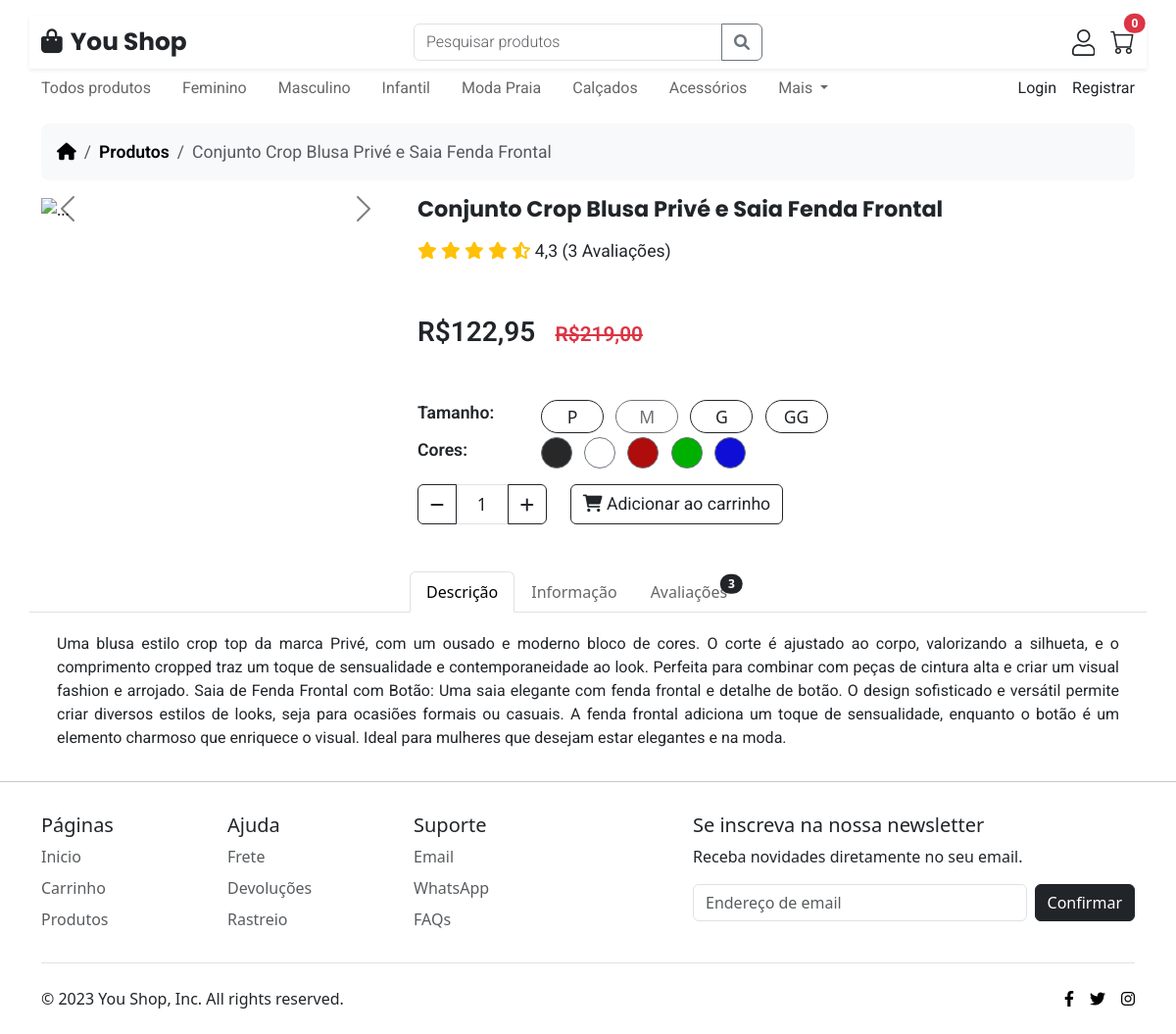
The app's page /detail?id=2 with its own data.
### models/category.py (models this page shows)
class Category(BaseModel):
    __tablename__ = 'category'
    name = db.Column(db.String(200), nullable=False)
    image = db.Column(db.String(500), nullable=False)
    products = db.relationship('Product', backref='category')

### models/product.py (models this page shows, shortened)
class Product(BaseModel):
    __tablename__ = 'product'
    category_id = db.Column(db.Integer, db.ForeignKey('category.id'), nullable=False)
    name = db.Column(db.String(200), nullable=False)
    price_current = db.Column(db.Float, nullable=False)
    price_old = db.Column(db.Float, nullable=False, default=0)
    on_sale = db.Column(db.Boolean, nullable=False, default=False)
    image = db.Column(db.String(200), nullable=False)
    description = db.Column(db.String(500), nullable=True)
    color = db.Column(db.String(50), nullable=True)
    additional_info = db.Column(db.JSON, nullable=True)
    additional_images = db.Column(db.JSON, nullable=True)
    reviews = db.relationship('Review', backref='product')
    @property
    def rating(self) -> Rating:
        return Rating.calculate_rating_from_reviews(self.reviews)
    @property
    def price(self) -> Price:
        return Price(self.price_current, self.price_old)

### models/review.py (models this page shows, shortened)
class Review(BaseModel):
    __tablename__ = 'review'
    author_id = db.Column(db.Integer, db.ForeignKey('user.id'), nullable=False)
    product_id = db.Column(db.Integer, db.ForeignKey('product.id'), nullable=False)
    content = db.Column(db.String(500), nullable=False)
    review_rating = db.Column(db.Float, nullable=False)
    date = db.Column(db.DateTime, nullable=False, default=datetime.utcnow)
    @property
    def author_name(self) -> str:
        return User.get_user_name_by_id(self.author_id)
    @property
    def rating(self) -> Rating:
        return Rating(self.review_rating)

### view.py (the view)
@view_blueprint.route('/detail')
def detail():
    product_id = int(request.args.get('id'))
    product = Product.get_by_id(product_id)
    if not product:
        return redirect(url_for('view.home'))
    categories = Category.get_all()
    return render_template(
        'detail.html',
        categories=categories,
        cartLength=cartLengthExample,
        product=product
    )

### templates/detail.html (shortened to what this page needs)
{% extends 'main-template.html' %}
{% block content %}
<section id="detail">
  <div class="container-lg mt-3">
    <nav aria-label="breadcrumb">
      <ol class="breadcrumb breadcrumb-chevron p-3 bg-body-tertiary rounded-3 fcs-15 roboto">
        <li class="breadcrumb-item">
          <a class="link-body-emphasis" href="{{ url_for('view.home') }}">
            <i class="fa-solid fa-house"></i>
          </a>
        </li>
        <li class="breadcrumb-item">
          <a class="link-body-emphasis fw-semibold text-decoration-none" href="{{ url_for('view.products') }}">Produtos</a>
        </li>
        <li class="breadcrumb-item active text-truncate" aria-current="page" style="max-width: 55vw;">
          {{ product.name }}
        </li>
      </ol>
    </nav>
    <div class="row">
      <div class="col-12 col-md-4 mb-3 mb-md-0">
        <div id="productCarousel" class="carousel slide" data-bs-ride="carousel">
          <div class="carousel-inner">
            <div class="carousel-item active">
            </div>
          </div>
          <button class="carousel-control-prev" type="button" data-bs-target="#productCarousel" data-bs-slide="prev">
            <span class="carousel-control-prev-icon" aria-hidden="true"></span>
          </button>
          <button class="carousel-control-next" type="button" data-bs-target="#productCarousel" data-bs-slide="next">
            <span class="carousel-control-next-icon" aria-hidden="true"></span>
          </button>
        </div>
      </div>
      <div class="col-12 col-md-8 ps-3">
        <h2 class="fcs-13 poppins fw-bold" id="productName">{{ product.name }}</h2>
        <div id="rating" class="mt-3">
          {% for i in range(5) %}
            {% if i < product.rating.integer %}
              <i class="fas fa-star fcs-15 text-warning"></i>
            {% elif i == product.rating.integer and product.rating.decimal >= 3 %}
              <i class="fa-solid fa-star-half-stroke fcs-15 text-warning"></i>
            {% else %}
              <i class="fa-regular fa-star fcs-15 text-warning"></i>
            {% endif %}
          {% endfor %}
          <span class="fcs-15 roboto ">{{ product.rating }} ({{ product.reviews|length }} Avaliações)</span>
        </div>
        <div id="price" class="my-5">
          <span class="fcs-12 roboto fw-semibold">R${{ product.price.label_price(product.price.new) }}</span>
          {% if product.price.old %}
            <del class="fcs-14 roboto fw-semibold text-danger ms-3">R${{ product.price.label_price(product.price.old) }}</del>
          {% endif %}
        </div>
        <div id="sizesOptions" class="row">
          <div class="col-12 col-md-2">
            <span class="fcs-15 roboto fw-semibold me-4 mb-0">Tamanho:</span>
          </div>
          <div class="col-12 col-md-10">
            <label class="btn btn-outline-dark btn-sm rounded-pill me-2 fw-medium fcs-15" for="p-size" style="width: 4rem; --bs-btn-padding-y: .2rem; --bs-btn-padding-x: .1rem;"
                   data-bs-toggle="tooltip" data-bs-placement="top" data-bs-html="true" data-bs-custom-class="custom-tooltip"
                   title="📏 Medição do produto <br> Tórax: 94cm; Comp: 68cm; Ombro: 12cm; Manga: 21cm">
              P
            </label>
            <label class="btn btn-outline-dark btn-sm rounded-pill me-2 fw-medium fcs-15" for="m-size" style="width: 4rem; --bs-btn-padding-y: .2rem; --bs-btn-padding-x: .1rem;"
                    data-bs-toggle="tooltip" data-bs-placement="top" data-bs-html="true" data-bs-custom-class="custom-tooltip"
                    title="📏 Medição do produto <br> Tórax: 98cm; Comp: 70cm; Ombro: 15cm; Manga: 22cm">
              M
            </label>
            <label class="btn btn-outline-dark btn-sm rounded-pill me-2 fw-medium fcs-15" for="g-size" style="width: 4rem; --bs-btn-padding-y: .2rem; --bs-btn-padding-x: .1rem;"
                    data-bs-toggle="tooltip" data-bs-placement="top" data-bs-html="true" data-bs-custom-class="custom-tooltip"
                    title="📏 Medição do produto <br> Tórax: 104cm; Comp: 72cm; Ombro: 18cm; Manga: 23cm">
              G
            </label>
            <label class="btn btn-outline-dark btn-sm rounded-pill me-2 fw-medium fcs-15" for="gg-size" style="width: 4rem; --bs-btn-padding-y: .2rem; --bs-btn-padding-x: .1rem;"
                    data-bs-toggle="tooltip" data-bs-placement="top" data-bs-html="true" data-bs-custom-class="custom-tooltip"
                    title="📏 Medição do produto <br> Tórax: 110cm; Comp: 74cm; Ombro: 21cm; Manga: 24cm">
              GG
            </label>
          </div>
        </div>
        <div id="colorOptions" class="mt-2 mt-md-1 row">
          <div class="col-12 col-md-2">
            <span class="fcs-15 roboto fw-semibold me-4 mb-0">Cores:</span>
          </div>
          <div class="col-12 col-md-10">
            <label class="btn btn-outline-secondary btn-sm rounded-circle me-2 fw-medium fcs-15" for="color-black" style="width: 2rem; height: 2rem; background-color: #282828;" title="Preto"></label>
            <label class="btn btn-outline-secondary btn-sm rounded-circle me-2 fw-medium fcs-15" for="color-white" style="width: 2rem; height: 2rem; background-color: white;" title="Branco"></label>
            <label class="btn btn-outline-secondary btn-sm rounded-circle me-2 fw-medium fcs-15" for="color-red" style="width: 2rem; height: 2rem; background-color: #af0c0c;" title="Vermelho"></label>
            <label class="btn btn-outline-secondary btn-sm rounded-circle me-2 fw-medium fcs-15" for="color-green" style="width: 2rem; height: 2rem; background-color: #00b000;" title="Verde"></label>
            <label class="btn btn-outline-secondary btn-sm rounded-circle me-2 fw-medium fcs-15" for="color-blue" style="width: 2rem; height: 2rem; background-color: #0e0ed7;" title="Azul"></label>
          </div>
        </div>
        <div class="d-flex">
            <div class="input-group mt-3 cart-qnt-control">
              <button id="cart-qnt-remove1" class="btn btn-outline-dark" type="button"><i class="fas fa-minus"></i></button>
              <input id="cart-qnt-input" type="text" class="form-control text-center fcs-15" placeholder="" aria-label="Counter" aria-describedby="button-addon1" value="1">
              <button id="cart-qnt-add1" class="btn btn-outline-dark" type="button"><i class="fas fa-plus"></i></button>
            </div>
          <div class="ms-4 mt-3">
            <button class="btn btn-outline-dark roboto fcs-15">
              <i class="fas fa-shopping-cart"></i>
              Adicionar ao carrinho
            </button>
          </div>
        </div>
      </div>
    </div>
    <div class="row d-flex mt-5">
      <ul class="nav nav-tabs justify-content-center" id="myTab" role="tablist">
        <li class="nav-item" role="presentation">
          <button class="nav-link active" id="home-tab" data-bs-toggle="tab" data-bs-target="#home-tab-pane" type="button" role="tab" aria-controls="home-tab-pane" aria-selected="true">Descrição</button>
        </li>
        <li class="nav-item" role="presentation">
          <button class="nav-link" id="profile-tab" data-bs-toggle="tab" data-bs-target="#profile-tab-pane" type="button" role="tab" aria-controls="profile-tab-pane" aria-selected="false">Informação</button>
        </li>
        <li class="nav-item" role="presentation">
          <button class="nav-link pe-0" id="contact-tab" data-bs-toggle="tab" data-bs-target="#contact-tab-pane" type="button" role="tab" aria-controls="contact-tab-pane" aria-selected="false">
            Avaliações
            <span class="top-0 start-100 translate-middle badge rounded-pill bg-dark">
              {{ product.reviews|length }}
            </span>
          </button>
        </li>
      </ul>
      <div class="tab-content mt-1">
        <div class="tab-pane fade show active roboto" id="home-tab-pane" role="tabpanel" aria-labelledby="home-tab" tabindex="0">
          {% if product.description %}
            <p class="m-3 roboto text-justify">{{ product.description }}</p>
          {% else %}
            <p class="m-3 roboto">Não há descrição para este produto.</p>
          {% endif %}
        </div>
      </div>
    </div>
  </div>
</section>
{% endblock %}

### templates/main-template.html (shortened to what this page needs)
<!DOCTYPE html>
<html lang="pt-BR">
<head>
  <link href="https://cdn.jsdelivr.net/npm/bootstrap@5.3.0/dist/css/bootstrap.min.css" rel="stylesheet">
  <link rel="stylesheet" href="https://cdn.jsdelivr.net/npm/bootstrap-icons@1.10.5/font/bootstrap-icons.css">
  <link rel="stylesheet" href="{{ url_for('static', filename='assets/css/style.css') }}">
  <link href="https://cdnjs.cloudflare.com/ajax/libs/font-awesome/6.0.0-beta3/css/all.min.css" rel="stylesheet">
</head>
<body>
{% include 'menu.html' %}
{% block content %}{% endblock %}
{% include 'footer.html' %}
</body>
</html>

### templates/menu.html (shortened to what this page needs)
<header class="container-lg mt-3">
  <div class="row d-flex shadow-sm py-2">
    <div class="col-6 col-md-4 d-flex">
      <a href="{{ url_for('view.home') }}" class="text-decoration-none poppins fw-bold fcs-16 text-dark mx-auto mx-md-0 my-auto"><i class="fa-solid fa-bag-shopping me-2"></i>You Shop</a>
    </div>
    <div class="col-0 col-md-4 d-none d-md-block mx-auto">
      <form action="{{ url_for('view.search') }}" method="post">
        <div class="input-group">
          <input type="text" name="search" class="form-control roboto fw-light" placeholder="Pesquisar produtos" aria-label="Pesquisar produtos" aria-describedby="searchButton">
          <button id="searchButton" class="btn btn-outline-secondary" type="submit"><i class="fas fa-search"></i></button>
        </div>
      </form>
    </div>
    <div class="col-4 col-md-4 d-flex align-content-center justify-content-end">
      <div class="dropdown mx-3 my-auto">
        <a id="userDropdown" data-toggle="dropdown" aria-haspopup="true" aria-expanded="false">
        </a>
      </div>
      <a class="position-relative text-decoration-none text-dark" href="{{ url_for('view.cart') }}">
        <i class="bi bi-cart fcs-16 my-auto"></i>
        <span id="cartLength" class="position-absolute top-0 start-100 translate-middle badge rounded-pill bg-danger">
          {{ cartLength }}
        </span>
      </a>
    </div>
  </div>
</header>
<nav class="navbar navbar-expand-md align-items-start p-0">
  <div class="container-lg d-block">
    <div class="row">
      <div class="col-10 collapse navbar-collapse" id="navbarSupportedContent">
        <ul id="categoryList" class="navbar-nav me-auto">
          <li class="nav-item me-3 no-wrap">
            <a href="{{ url_for('view.products') }}" class="nav-link roboto ps-0">Todos produtos</a>
          </li>
          {% for category in categories %}
          <li class="nav-item me-3 no-wrap roboto d-flex">
            <a href=" {{ url_for('view.products', category=category.id) }}" class="nav-link">{{ category.name }}</a>
          </li>
          {% endfor %}
          <li class="nav-item dropdown me-3" id="moreDropdown">
            <a class="nav-link dropdown-toggle roboto" href="#" role="button" data-bs-toggle="dropdown" aria-expanded="false">
              Mais
            </a>
          </li>
        </ul>
      </div>
      <div class="col-2 d-none d-md-flex justify-content-end roboto my-auto">
        <a href="{{ url_for('view.login') }}" class="text-decoration-none text-dark me-3">Login</a>
        <a href="{{ url_for('view.register') }}" class="text-decoration-none text-dark">Registrar</a>
      </div>
    </div>
  </div>
</nav>

### templates/footer.html (shortened to what this page needs)
<hr class="mt-3">
<div id="footer" class="container-lg">
  <footer class="pt-3">
    <div class="row">
      <div class="col-4 col-md-2 mb-3">
        <h5>Páginas</h5>
        <ul class="nav flex-column">
          <li class="nav-item mb-2"><a href="#" class="nav-link p-0 text-body-secondary">Inicio</a></li>
          <li class="nav-item mb-2"><a href="#" class="nav-link p-0 text-body-secondary">Carrinho</a></li>
          <li class="nav-item mb-2"><a href="#" class="nav-link p-0 text-body-secondary">Produtos</a></li>
        </ul>
      </div>
      <div class="col-4 col-md-2 mb-3">
        <h5>Ajuda</h5>
        <ul class="nav flex-column">
          <li class="nav-item mb-2"><a href="#" class="nav-link p-0 text-body-secondary">Frete</a></li>
          <li class="nav-item mb-2"><a href="#" class="nav-link p-0 text-body-secondary">Devoluções</a></li>
          <li class="nav-item mb-2"><a href="#" class="nav-link p-0 text-body-secondary">Rastreio</a></li>
        </ul>
      </div>
      <div class="col-4 col-md-2 mb-3">
        <h5>Suporte</h5>
        <ul class="nav flex-column">
          <li class="nav-item mb-2"><a href="#" class="nav-link p-0 text-body-secondary">Email</a></li>
          <li class="nav-item mb-2"><a href="#" class="nav-link p-0 text-body-secondary">WhatsApp</a></li>
          <li class="nav-item mb-2"><a href="#" class="nav-link p-0 text-body-secondary">FAQs</a></li>
        </ul>
      </div>
      <div class="col-md-5 offset-md-1 mb-3 d-none d-md-block">
        <form>
          <h5>Se inscreva na nossa newsletter</h5>
          <p>Receba novidades diretamente no seu email.</p>
          <div class="d-flex flex-column flex-sm-row w-100 gap-2">
            <input id="newsletter1" type="text" class="form-control" placeholder="Endereço de email">
            <button class="btn btn-dark" type="button">Confirmar</button>
          </div>
        </form>
      </div>
    </div>
    <div class="d-flex flex-column flex-sm-row justify-content-between pt-4 my-2 border-top">
      <p>© 2023 You Shop, Inc. All rights reserved.</p>
      <ul class="list-unstyled d-flex">
        <li class="ms-3"><a class="link-body-emphasis" href="#"><i class="fab fa-facebook-f"></i></a></li>
        <li class="ms-3"><a class="link-body-emphasis" href="#"><i class="fab fa-twitter"></i></a></li>
        <li class="ms-3"><a class="link-body-emphasis" href="#"><i class="fab fa-instagram"></i></a></li>
      </ul>
    </div>
  </footer>
</div>

### records on screen
Category: name "Feminino"
Category: name "Masculino"
Category: name "Infantil"
Category: name "Moda Praia"
Category: name "Calçados"
Category: name "Acessórios"
Product: name "Conjunto Crop Blusa Privé e Saia Fenda Frontal", price.label_price "122,95", price.label_price "219,00", description "Uma blusa estilo crop top da marca Privé, com um ousado e moderno bloco de cores. O corte é ajustado ao corpo, valorizando a silhueta, e o comprimento cropped traz um toque de sensualidade e contemporaneidade ao look. Perfeita para combinar com peças de cintura alta e criar um visual fashion e arrojado. Saia de Fenda Frontal com Botão: Uma saia elegante com fenda frontal e detalhe de botão. O design sofisticado e versátil permite criar diversos estilos de looks, seja para ocasiões formais ou casuais. A fenda frontal adiciona um toque de sensualidade, enquanto o botão é um elemento charmoso que enriquece o visual. Ideal para mulheres que desejam estar elegantes e na moda."
Review: rating "4,3"

### other values on screen
{{ cartLength }} "0"
{{ product.reviews|length }} "3"
